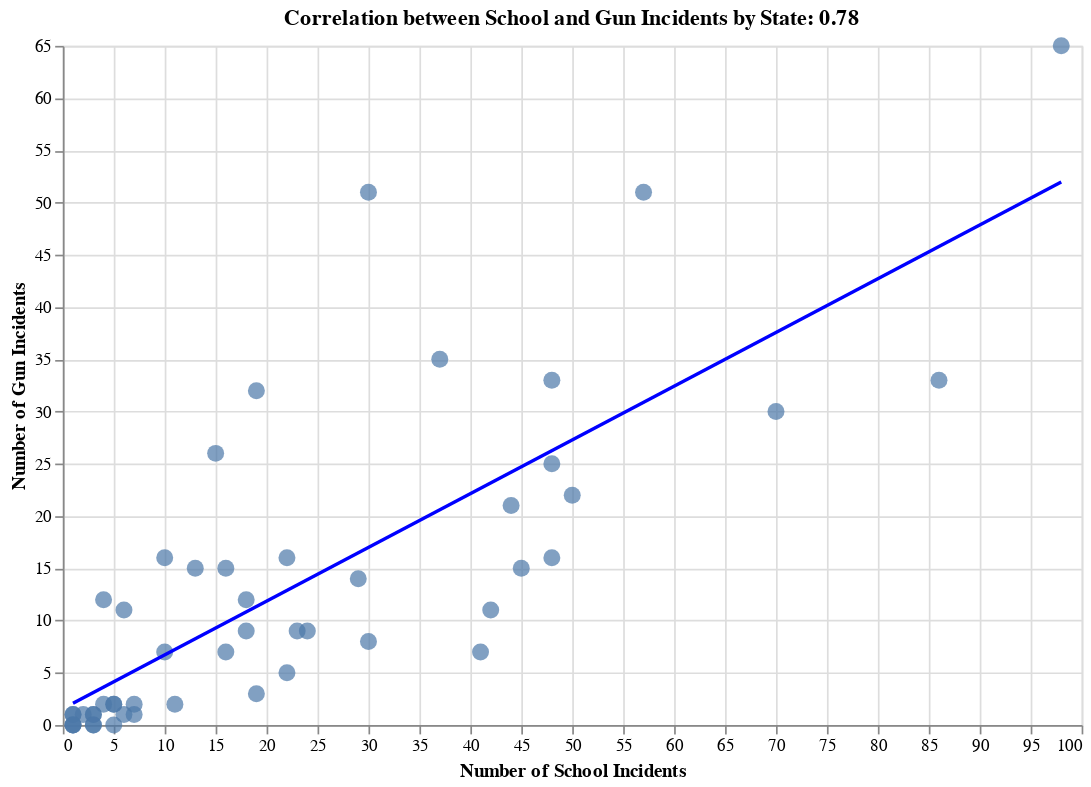

The cell this chart's notebook holds for it:
### Markdown cell above
**Correlation between gun violence and mass shooting**

### Code cell
state_counts = incidents_data.groupby(['State Code', 'Type']).size().unstack(fill_value=0).reset_index()

# Compute correlation between 'School' and 'Gun'
correlation = state_counts.corr().loc['School', 'Gun']

# Prepare data for visualization
state_counts_melted = state_counts.melt(id_vars='State Code', value_vars=['School', 'Gun'],
                                        var_name='Type', value_name='Count')

# Create a scatter plot to show the relationship between School and Gun incidents by state
scatter = alt.Chart(state_counts).mark_circle(size=100).encode(
    x=alt.X('School:Q', title='Number of School Incidents'),
    y=alt.Y('Gun:Q', title='Number of Gun Incidents'),
    tooltip=['State Code', 'School', 'Gun']
)

regression_line = scatter.transform_regression(
    'School', 'Gun', method='linear'
).mark_line(color='blue')

# Layer the scatter plot and regression line
chart = (scatter + regression_line).properties(
    title=f'Correlation between School and Gun Incidents by State: {correlation:.2f}',
    width=600,
    height=400
)

# Show the chart
chart.display()

### Figure 1 — Vega-Lite specification as saved in the notebook (floating-point values rounded to 4 significant figures)
{"config": {"view": {"continuousWidth": 400, "continuousHeight": 300}}, "layer": [{"mark": {"type": "circle", "size": 100}, "encoding": {"tooltip": [{"field": "State Code", "type": "quantitative"}, {"field": "School", "type": "quantitative"}, {"field": "Gun", "type": "quantitative"}], "x": {"field": "School", "title": "Number of School Incidents", "type": "quantitative"}, "y": {"field": "Gun", "title": "Number of Gun Incidents", "type": "quantitative"}}}, {"mark": {"type": "line", "color": "blue"}, "encoding": {"tooltip": [{"field": "State Code", "type": "quantitative"}, {"field": "School", "type": "quantitative"}, {"field": "Gun", "type": "quantitative"}], "x": {"field": "School", "title": "Number of School Incidents", "type": "quantitative"}, "y": {"field": "Gun", "title": "Number of Gun Incidents", "type": "quantitative"}}, "transform": [{"on": "School", "regression": "Gun", "method": "linear"}]}], "data": {"name": "data-3b105865a0b70027a1ead4467ba72e0e"}, "height": 400, "title": "Correlation between School and Gun Incidents by State: 0.78", "width": 600, "$schema": "https://vega.github.io/schema/vega-lite/v4.17.0.json", "datasets": {"data-3b105865a0b70027a1ead4467ba72e0e": [{"State Code": 1, "Gun": 11, "School": 42}, {"State Code": 2, "Gun": 0, "School": 5}, {"State Code": 4, "Gun": 9, "School": 24}, {"State Code": 5, "Gun": 9, "School": 18}, {"State Code": 6, "Gun": 51, "School": 57}, {"State Code": 8, "Gun": 16, "School": 10}, {"State Code": 9, "Gun": 1, "School": 3}, {"State Code": 10, "Gun": 1, "School": 6}, {"State Code": 11, "Gun": 11, "School": 6}, {"State Code": 12, "Gun": 30, "School": 70}, {"State Code": 13, "Gun": 25, "School": 48}, {"State Code": 15, "Gun": 1, "School": 1}, {"State Code": 16, "Gun": 1, "School": 3}, {"State Code": 17, "Gun": 51, "School": 30}, {"State Code": 18, "Gun": 15, "School": 45}, {"State Code": 19, "Gun": 1, "School": 7}, {"State Code": 20, "Gun": 2, "School": 5}, {"State Code": 21, "Gun": 8, "School": 30}, {"State Code": 22, "Gun": 32, "School": 19}, {"State Code": 23, "Gun": 2, "School": 5}, {"State Code": 24, "Gun": 22, "School": 50}, {"State Code": 25, "Gun": 7, "School": 10}, {"State Code": 26, "Gun": 14, "School": 29}, {"State Code": 27, "Gun": 12, "School": 18}, {"State Code": 28, "Gun": 26, "School": 15}, {"State Code": 29, "Gun": 15, "School": 16}, {"State Code": 30, "Gun": 0, "School": 1}, {"State Code": 31, "Gun": 2, "School": 7}, {"State Code": 32, "Gun": 5, "School": 22}, {"State Code": 33, "Gun": 1, "School": 2}, {"State Code": 34, "Gun": 12, "School": 4}, {"State Code": 35, "Gun": 3, "School": 19}, {"State Code": 36, "Gun": 16, "School": 22}, {"State Code": 37, "Gun": 33, "School": 86}, {"State Code": 38, "Gun": 1, "School": 1}, {"State Code": 39, "Gun": 33, "School": 48}, {"State Code": 40, "Gun": 7, "School": 16}, {"State Code": 41, "Gun": 2, "School": 4}, {"State Code": 42, "Gun": 35, "School": 37}, {"State Code": 44, "Gun": 0, "School": 1}, {"State Code": 45, "Gun": 16, "School": 48}, {"State Code": 46, "Gun": 0, "School": 1}, {"State Code": 47, "Gun": 21, "School": 44}, {"State Code": 48, "Gun": 65, "School": 98}, {"State Code": 49, "Gun": 2, "School": 11}, {"State Code": 50, "Gun": 0, "School": 3}, {"State Code": 51, "Gun": 7, "School": 41}, {"State Code": 53, "Gun": 15, "School": 13}, {"State Code": 54, "Gun": 0, "School": 3}, {"State Code": 55, "Gun": 9, "School": 23}]}}
